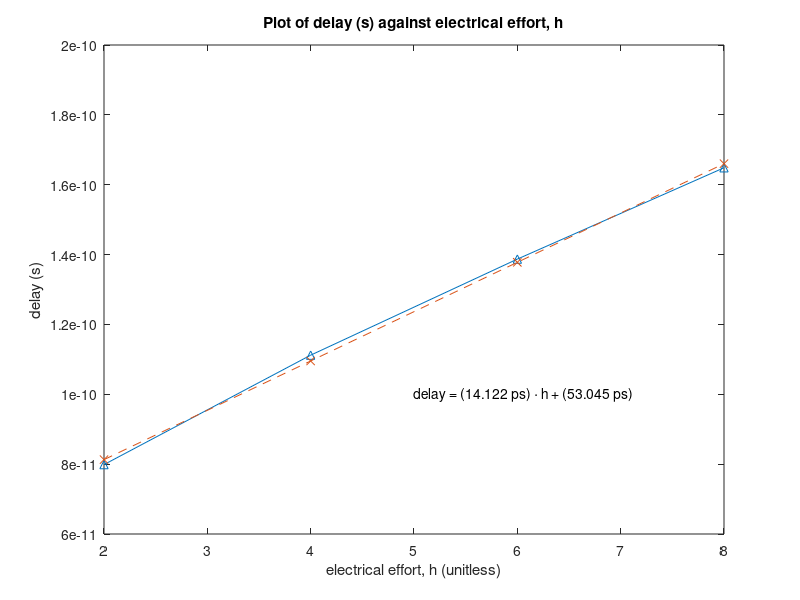

This chart was generated by the following MATLAB code:
%{
This is written by Zhiyang Ong (zhiyango@usc.edu;
6004 9194 12) and Andrew Mattheisen (mattheis@usc.edu;
2134 5147 11) for EE 577B, SRAM Project - Part 2, Questions
1 and 2

Calibrating the value of \tau, 
%}

rising_delay=[8.498e-11 1.130e-10 1.391e-10 1.634e-10];
%rising_delay=[rising_delay 8.672e-10];
%rising_delay=[rising_delay ]
falling_delay=[7.476e-11 1.094e-10 1.383e-10 1.663e-10];
%falling_delay=[falling_delay 8.048e-10];
%falling_delay=[falling_delay ]
capacitance=(2*0.95840*1e-15) * [2 4 6 8];
%h=capacitance./((2.396*1e-15/1e-6)*4*0.1*1e-6*(16))
h=capacitance./((2.396*1e-15/1e-6)*4*0.1*1e-6*(2))
avg_delay=rising_delay+falling_delay;
avg_delay = 0.5 * avg_delay




[p,err]=polyfit(h,avg_delay,1)
d_fit=polyval(p,h,err);




plot(h,avg_delay,'-^',h,d_fit,'--x')
title('Plot of delay (s) against electrical effort, h')
xlabel('electrical effort, h (unitless)')
ylabel('delay (s)')
text(5,10e-11,'delay = (14.122 ps) \cdot h + (53.045 ps)')
